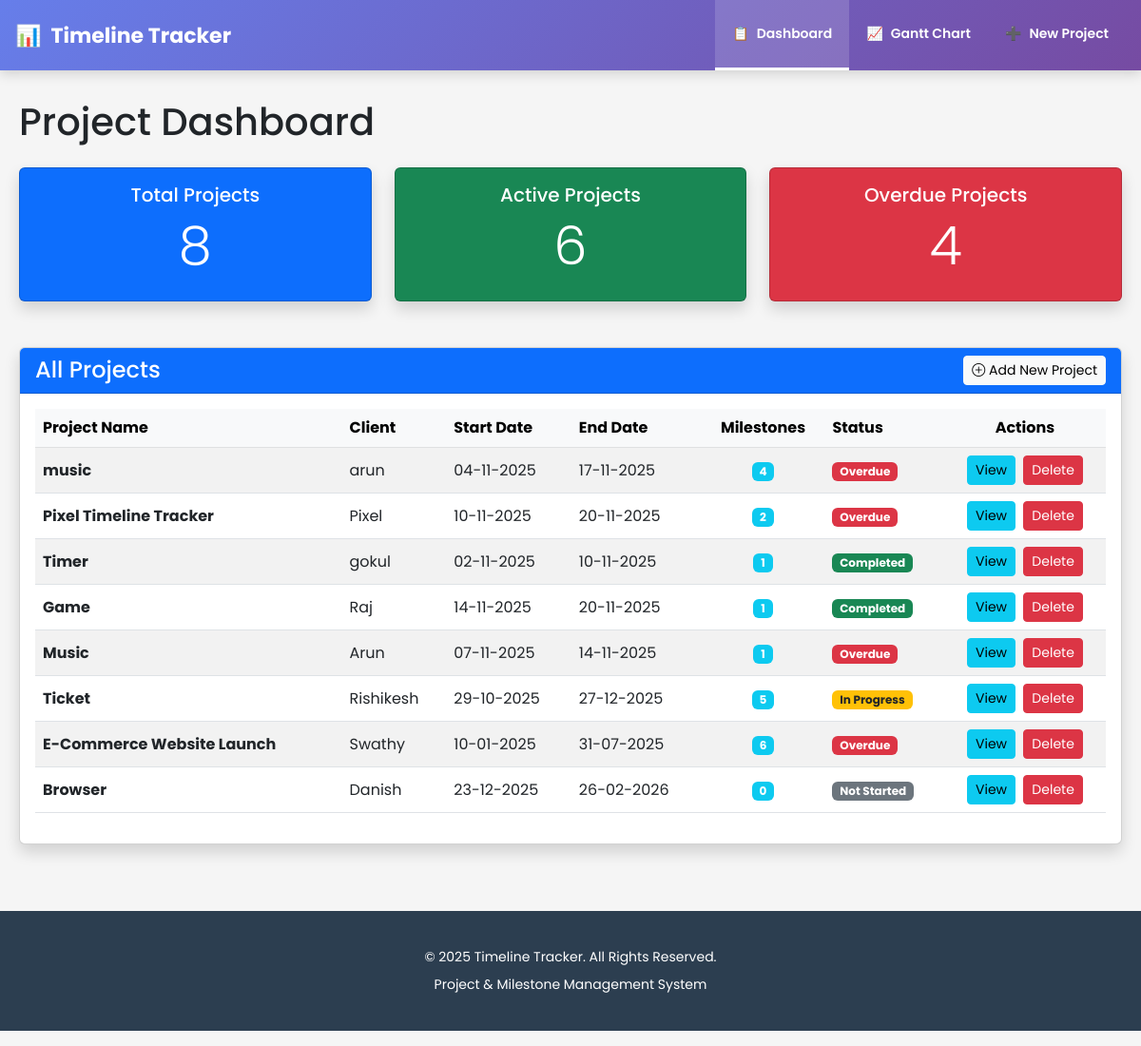
The app's page /, older data.
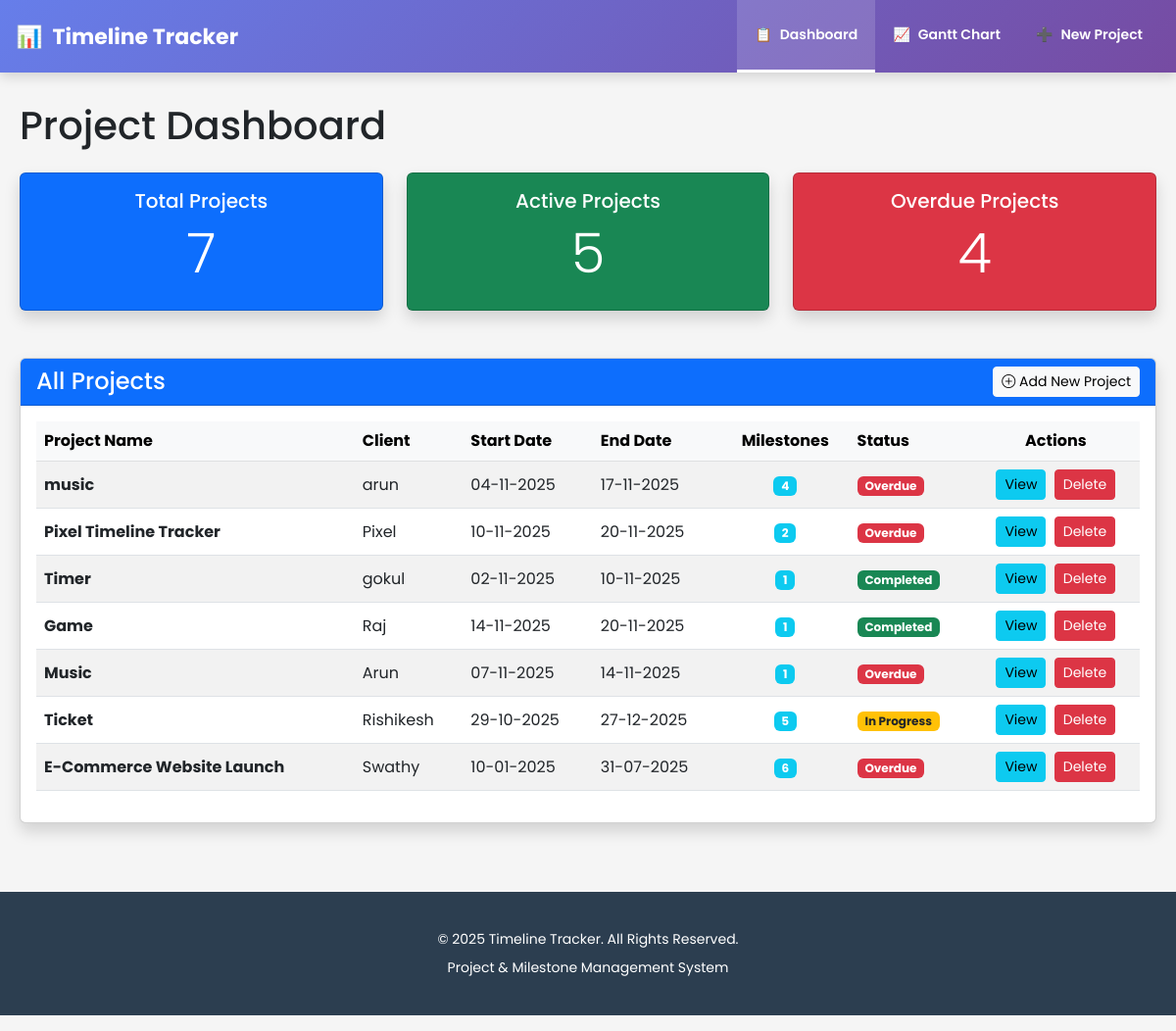
The same page, newer data.
### app.py (models this page shows, shortened)
class Project(db.Model):
    id = db.Column(db.Integer, primary_key=True)
    project_name = db.Column(db.String(200), nullable=False)
    client_name = db.Column(db.String(200), nullable=False)
    start_date = db.Column(db.Date, nullable=False)
    end_date = db.Column(db.Date, nullable=False)
    created_at = db.Column(db.DateTime, default=datetime.now())
    status = db.Column(db.String(20), default='Not Completed')
    milestones = db.relationship('Milestone', backref='project', lazy=True, cascade='all, delete-orphan')

### app.py (the view)
@app.route('/')
def dashboard():
    projects = Project.query.all()
    total_projects = len(projects)
    active_projects = 0
    completed_milestones = 0
    pending_milestones = 0
    overdue_count = 0
    today = datetime.now().date()
    for project in projects:
        if project.status != 'Completed':
            if project.end_date < today:
                project.status = 'Overdue'
            elif project.start_date <= today:
                project.status = 'In Progress'
            else:
                project.status = 'Not Started'
    db.session.commit()
    for project in projects:
        if project.status != 'Completed':
            active_projects += 1
        if project.status == 'Overdue':
            overdue_count += 1
        for milestone in project.milestones:
            if milestone.status == 'Completed':
                completed_milestones += 1
            else:
                pending_milestones += 1
            if milestone.end_date < today and milestone.status != 'Completed':
                milestone.status = 'Overdue'
        db.session.commit()
    return render_template('dashboard.html',
                         projects=projects,
                         total_projects=total_projects,
                         active_projects=active_projects,
                         completed_milestones=completed_milestones,
                         pending_milestones=pending_milestones,
                         overdue_count=overdue_count,
                         today=today)

### app.py (called while the page is built)
@app.template_filter('ddmmyyyy')
def format_date_ddmmyyyy(date_obj):
    if date_obj:
        return date_obj.strftime('%d-%m-%Y')
    return ''

### templates/dashboard.html (shortened to what this page needs)
{% extends "base.html" %}
{% block content %}
<h1 class="mb-4">Project Dashboard</h1>
<div class="row">
    <div class="col-md-4">
        <div class="card text-white bg-primary mb-4 shadow">
            <div class="card-body text-center">
                <h5 class="card-title">Total Projects</h5>
                <h1 class="display-4">{{ total_projects }}</h1>
            </div>
        </div>
    </div>
    <div class="col-md-4">
        <div class="card text-white bg-success mb-4 shadow">
            <div class="card-body text-center">
                <h5 class="card-title">Active Projects</h5>
                <h1 class="display-4">{{ active_projects }}</h1>
            </div>
        </div>
    </div>
    <div class="col-md-4">
        <div class="card text-white bg-danger mb-4 shadow">
            <div class="card-body text-center">
                <h5 class="card-title">Overdue Projects</h5>
                <h1 class="display-4">{{ overdue_count }}</h1>
            </div>
        </div>
    </div>
</div>
<div class="row mt-4">
    <div class="col-12">
        <div class="card shadow">
            <div class="card-header bg-primary text-white d-flex justify-content-between align-items-center">
                <h4 class="mb-0">All Projects</h4>
                <a href="/add-project" class="btn btn-light btn-sm">
                    <i class="bi bi-plus-circle"></i> Add New Project
                </a>
            </div>
            <div class="card-body">
                {% if projects %}
                <div class="table-responsive">
                    <table class="table table-striped table-hover align-middle">
                        <thead class="table-light">
                            <tr>
                                <th>Project Name</th>
                                <th>Client</th>
                                <th>Start Date</th>
                                <th>End Date</th>
                                <th class="text-center">Milestones</th>
                                <th>Status</th>
                                <th class="text-center">Actions</th>
                            </tr>
                        </thead>
                        <tbody>
                            {% for project in projects %}
                            <tr>
                                <td><strong>{{ project.project_name }}</strong></td>
                                <td>{{ project.client_name }}</td>
                                <td>{{ project.start_date|ddmmyyyy }}</td>
                                <td>{{ project.end_date|ddmmyyyy }}</td>
                                <td class="text-center">
                                    <span class="badge bg-info">{{ project.milestones|length }}</span>
                                </td>
                                <td>
                                    {% if project.status == "Completed" %}
                                        <span class="badge bg-success">Completed</span>
                                    {% elif project.status == "Overdue" %}
                                        <span class="badge bg-danger">Overdue</span>
                                    {% elif project.status == "In Progress" %}
                                        <span class="badge bg-warning text-dark">In Progress</span>
                                    {% else %}
                                        <span class="badge bg-secondary">Not Started</span>
                                    {% endif %}
                                </td>
                                <td class="text-center">
                                    <a href="/project/{{ project.id }}" class="btn btn-sm btn-info me-1">
                                        View
                                    </a>
                                    <a href="#" class="btn btn-sm btn-danger"
                                    onclick="showDeleteProjectModal('{{ project.id }}', '{{ project.project_name }}'); return false;">
                                    Delete
                                    </a>
                                </td>
                            </tr>
                            {% endfor %}
                        </tbody>
                    </table>
                </div>
                {% endif %}
            </div>
        </div>
    </div>
</div>
{% endblock %}

### templates/base.html (shortened to what this page needs)
<!DOCTYPE html>
<html lang="en">
<head>
    <link href="https://cdn.jsdelivr.net/npm/bootstrap@5.3.0/dist/css/bootstrap.min.css" rel="stylesheet">
    <link rel="stylesheet" href="https://cdn.jsdelivr.net/npm/bootstrap-icons@1.11.0/font/bootstrap-icons.css">
</head>
<body>
    <nav class="navbar navbar-expand-lg navbar-dark">
        <div class="container-fluid px-3">
            <a class="navbar-brand" href="/">
                <span>📊</span>
                <span>Timeline Tracker</span>
            </a>
            <div class="collapse navbar-collapse" id="navbarNav">
                <ul class="navbar-nav ms-auto">
                    <li class="nav-item">
                        <a class="nav-link {% if request.endpoint == 'dashboard' %}active{% endif %}" href="/">
                            <span>📋</span>
                            <span>Dashboard</span>
                        </a>
                    </li>
                    <li class="nav-item">
                        <a class="nav-link {% if request.endpoint == 'gantt_chart' %}active{% endif %}" href="/gantt-chart">
                            <span>📈</span>
                            <span>Gantt Chart</span>
                        </a>
                    </li>
                    <li class="nav-item">
                        <a class="nav-link" href="/add-project">
                            <span>➕</span>
                            <span>New Project</span>
                        </a>
                    </li>
                </ul>
            </div>
        </div>
    </nav>
    <div class="main-content">
        {% block content %}{% endblock %}
    </div>
    <footer>
        <p>&copy; 2025 Timeline Tracker. All Rights Reserved.</p>
        <p>Project &amp; Milestone Management System</p>
    </footer>
</body>
</html>

### templates/base.html (style rules this page uses)
* { margin: 0; padding: 0; box-sizing: border-box; }
body { font-family: 'Poppins', sans-serif; background-color: #f5f5f5; }
.navbar { background: linear-gradient(135deg, #667eea 0%, #764ba2 100%) !important; padding: 0 !important; box-shadow: 0 4px 12px rgba(0, 0, 0, 0.15); position: sticky; top: 0; z-index: 1000; }
.navbar-brand { font-size: 22px !important; font-weight: 700 !important; color: white !important; display: flex; align-items: center; gap: 10px; white-space: nowrap; }
.navbar-nav { gap: 0; }
.navbar-nav .nav-link { color: white !important; font-weight: 600; padding: 25px 18px !important; display: flex; align-items: center; gap: 8px; transition: all 0.3s ease; border-bottom: 3px solid transparent; white-space: nowrap; font-size: 14px; }
.navbar-nav .nav-link.active { background-color: rgba(255, 255, 255, 0.15) !important; border-bottom-color: white; }
.main-content { min-height: calc(100vh - 70px - 200px); padding: 30px 20px; }
footer { background-color: #2c3e50 !important; color: white !important; padding: 30px 20px !important; text-align: center; margin-top: 40px; border-top: none !important; }
footer p { margin: 8px 0; font-size: 14px; }

Row changes from the older to the newer data that the page shows:
removed Project: project_name "Browser", client_name "Danish", start_date|ddmmyyyy "23-12-2025", end_date|ddmmyyyy "26-02-2026", milestones|length "0", status "Not Started"
Text that changed along with them:
{{ total_projects }}: "8" → "7"
{{ active_projects }}: "6" → "5"
